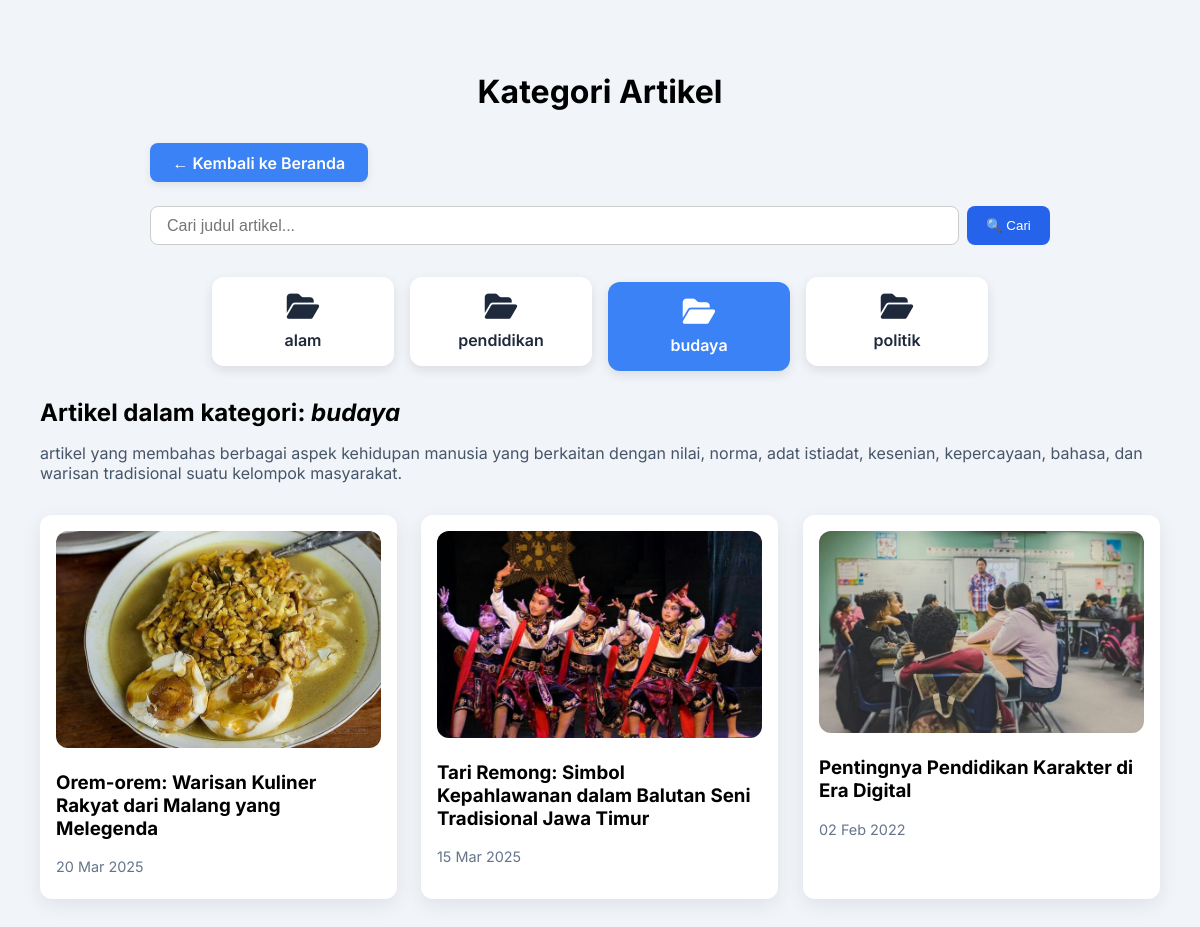
Page /uas_web/kategori.php?id=7 on the committed database.
### tables this page shows
CREATE TABLE `category` (
  `id` int NOT NULL,
  `name` varchar(100) NOT NULL,
  `description` text
);

CREATE TABLE `article` (
  `id` int NOT NULL,
  `date` varchar(20) NOT NULL,
  `title` varchar(255) NOT NULL,
  `content` text NOT NULL,
  `picture` varchar(255) DEFAULT NULL
);

### uas_web/kategori.php (the view, shortened to what this page needs)
<?php
include 'config.php';
$category_id = isset($_GET['id']) ? (int)$_GET['id'] : 0;
?>
<!DOCTYPE html>
<html lang="id">
<head>
  <link href="https://cdnjs.cloudflare.com/ajax/libs/font-awesome/6.4.0/css/all.min.css" rel="stylesheet" />
  <link rel="stylesheet" href="css/kategori.css" />
</head>
<body>
  <div class="container">
    <h1 style="margin-top: 2rem;">Kategori Artikel</h1>
    <div style="margin: 1.5rem 0;">
  <a href="index.php" style="
    display: inline-block;
    padding: 0.6rem 1.4rem;
    background-color: #3b82f6;
    color: white;
    border-radius: 8px;
    font-weight: 600;
    text-decoration: none;
    box-shadow: 0 3px 8px rgba(0,0,0,0.08);
    transition: background 0.3s ease;
  " onmouseover="this.style.backgroundColor='#2563eb'" onmouseout="this.style.backgroundColor='#3b82f6'">
    ← Kembali ke Beranda
  </a>
</div>
<div class="search-bar-container" style="margin-bottom: 2rem; max-width: 100%;">
  <form method="GET" action="kategori.php" style="display: flex; gap: 0.5rem; flex-wrap: wrap;">
    <input
      type="text"
      name="search"
      placeholder="Cari judul artikel..."
      value="<?= isset($_GET['search']) ? htmlspecialchars($_GET['search']) : '' ?>"
      style="flex: 1; min-width: 250px; padding: 0.6rem 1rem; border-radius: 8px; border: 1px solid #ccc; font-size: 1rem;"
    />
    <button type="submit" style="padding: 0.6rem 1.2rem; background: #2563eb; color: white; border: none; border-radius: 8px;">
      🔍 Cari
    </button>
  </form>
</div>
</div>
    <div class="category-cards">
      <?php
      $result = $conn->query("SELECT * FROM category");
      while ($cat = $result->fetch_assoc()):
        $active = $cat['id'] == $category_id ? 'active' : '';
      ?>
        <a href="kategori.php?id=<?= $cat['id'] ?>" class="category-card <?= $active ?>">
          <i class="fa-solid fa-folder-open" style="font-size: 1.8rem; margin-bottom: 0.5rem;"></i><br />
          <?= htmlspecialchars($cat['name']) ?>
        </a>
      <?php endwhile; ?>
    </div>
<?php if ($category_id > 0): ?>
  <?php
  $stmtCat = $conn->prepare("SELECT name, description FROM category WHERE id = ?");
  $stmtCat->bind_param("i", $category_id);
  $stmtCat->execute();
  $resCat = $stmtCat->get_result();
  $catData = $resCat->fetch_assoc();
if (!$catData) {
  echo "<p>Kategori tidak ditemukan.</p>";
} else {
  echo "<h2 style='margin-bottom: 0.5rem;'>Artikel dalam kategori: <em>" . htmlspecialchars($catData['name']) . "</em></h2>";
  echo "<p style='margin-bottom: 1.5rem; color: #475569;'>" . nl2br(htmlspecialchars($catData['description'])) . "</p>";
}
   $search = isset($_GET['search']) ? '%' . $_GET['search'] . '%' : '%';
$stmt = $conn->prepare("
  SELECT a.id, a.title, a.date, a.picture, au.nickname
  FROM article a
  JOIN article_category ac ON a.id = ac.article_id
  JOIN article_author aa ON a.id = aa.article_id
  JOIN author au ON aa.author_id = au.id
  WHERE ac.category_id = ? AND a.title LIKE ?
  ORDER BY a.date DESC
");
$stmt->bind_param("is", $category_id, $search);
    $stmt->execute();
    $result = $stmt->get_result();
    if ($result->num_rows === 0) {
      echo "<p>Tidak ada artikel dalam kategori ini.</p>";
    } else {
      echo '<div class="articles">';
      while ($row = $result->fetch_assoc()):
        $article_id = $row['id'];
        $article_title = htmlspecialchars($row['title']);
        $article_date = date("d M Y", strtotime($row['date']));
        $article_image = !empty($row['picture']) ? 'uploads/' . $row['picture'] : 'uploads/default.jpg';
      ?>
        <div class="article-card" style="margin-bottom: 1rem; cursor: pointer;">
          <a href="detail.php?id=<?= $article_id ?>" style="text-decoration: none; color: inherit;">
            <img src="<?= $article_image ?>" alt="Gambar Artikel" style="width: 100%; border-radius: 12px;">
            <h3><?= $article_title ?></h3>
            <p class="article-date"><?= $article_date ?></p>
          </a>
        </div>
      <?php
      endwhile;
      echo '</div>';
    }
  ?>
<?php endif; ?>
</body>
</html>

### uas_web/css/kategori.css (style rules this page uses)
body { font-family: 'Inter', sans-serif; padding: 2rem; background: #f1f5f9; }
.container { max-width: 900px; margin: auto; }
h1 { text-align: center; margin-bottom: 2rem; }
.category-cards { display: flex; flex-wrap: wrap; gap: 1rem; justify-content: center; margin-bottom: 2rem; }
.category-card { background: white; border-radius: 12px; padding: 1rem; width: 150px; text-align: center; box-shadow: 0 4px 12px rgba(0,0,0,0.1); cursor: pointer; text-decoration: none; color: #1e293b; font-weight: 600; transition: all 0.3s ease; }
.category-card.active { background: #3b82f6; color: white; transform: translateY(5px); }
.article-date { font-size: 0.9rem; color: #64748b; margin-bottom: 0.5rem; }
.article-card { animation: swing-up 0.7s ease forwards; opacity: 0; }
.articles { display: grid; grid-template-columns: repeat(auto-fit, minmax(280px, 1fr)); gap: 1.5rem; margin-top: 2rem; }
.article-card { background: #ffffff; padding: 1rem; border-radius: 12px; box-shadow: 0 6px 20px rgba(0,0,0,0.08); transition: transform 0.3s; }

### rows in the picture
category: name "alam"
category: name "pendidikan"
category: name "budaya", description "artikel yang membahas berbagai aspek kehidupan manusia yang berkaitan dengan nilai, norma, adat istiadat, kesenian, kepercayaan, bahasa, dan warisan tradisional suatu kelompok masyarakat."
category: name "politik"
article: picture (picture), title "Orem-orem: Warisan Kuliner Rakyat dari Malang yang Melegenda", date "20 Mar 2025"
article: picture (picture), title "Tari Remong: Simbol Kepahlawanan dalam Balutan Seni Tradisional Jawa Timur", date "15 Mar 2025"
article: picture (picture), title "Pentingnya Pendidikan Karakter di Era Digital", date "02 Feb 2022"
